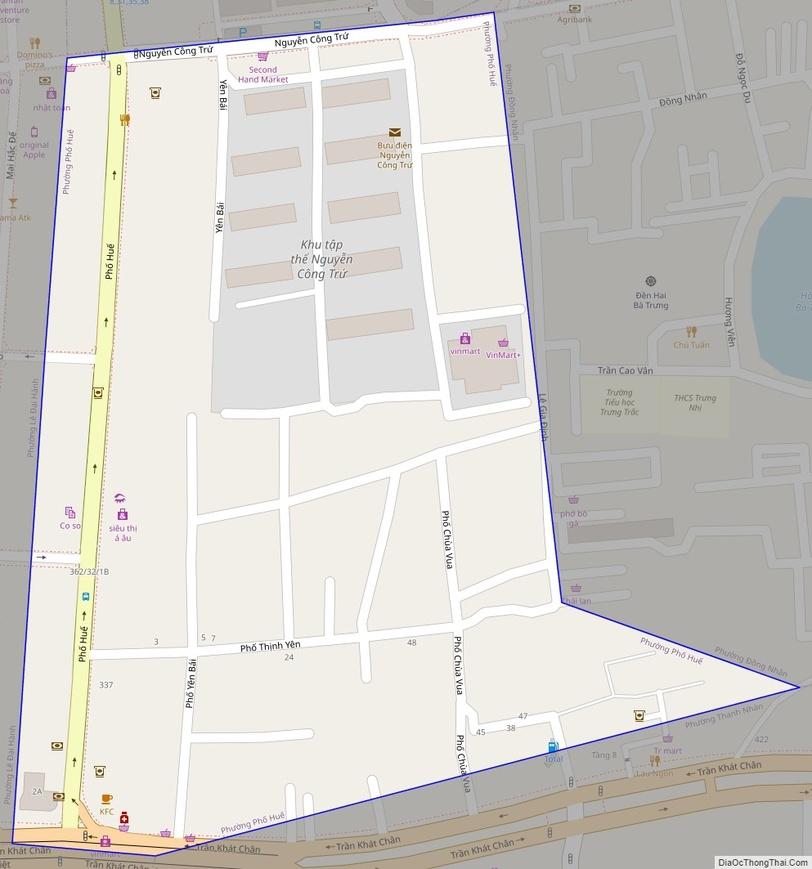
#> input picture images/phohue.jpg, 812 x 869 px, shrunk from 993 x 1063 before the run
$ python gradients.py
#> lines starting #> are read from the running program, lines starting #| are printed output that depends on the picture
# pylint:disable=no-member

import cv2 as cv
import numpy as np

# img = cv.imread("./images/phohue-map.png")
img = cv.imread("./images/phohue.jpg")
#> img is the input picture: shape (869, 812, 3); mean B, G, R 201.4, 206.3, 208.7
# cv.imshow("Park", img)

gray = cv.cvtColor(img, cv.COLOR_BGR2GRAY)
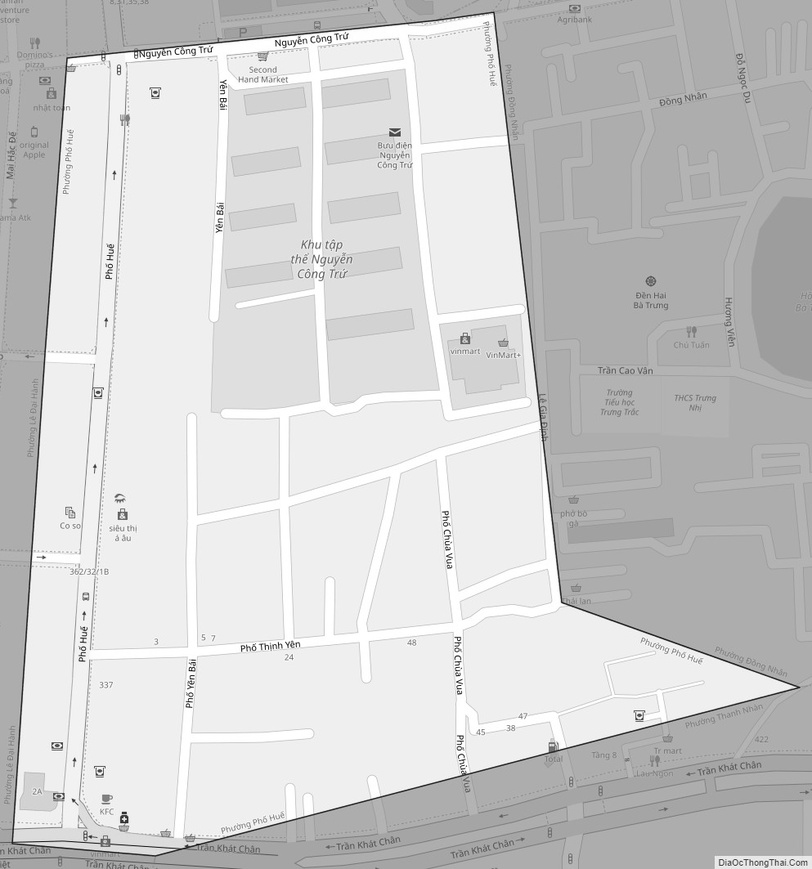
#> gray: shape (869, 812); min 13, max 255, mean 206.5
# [15 lines of commented-out code are left out]

canny = cv.Canny(gray, 150, 175)
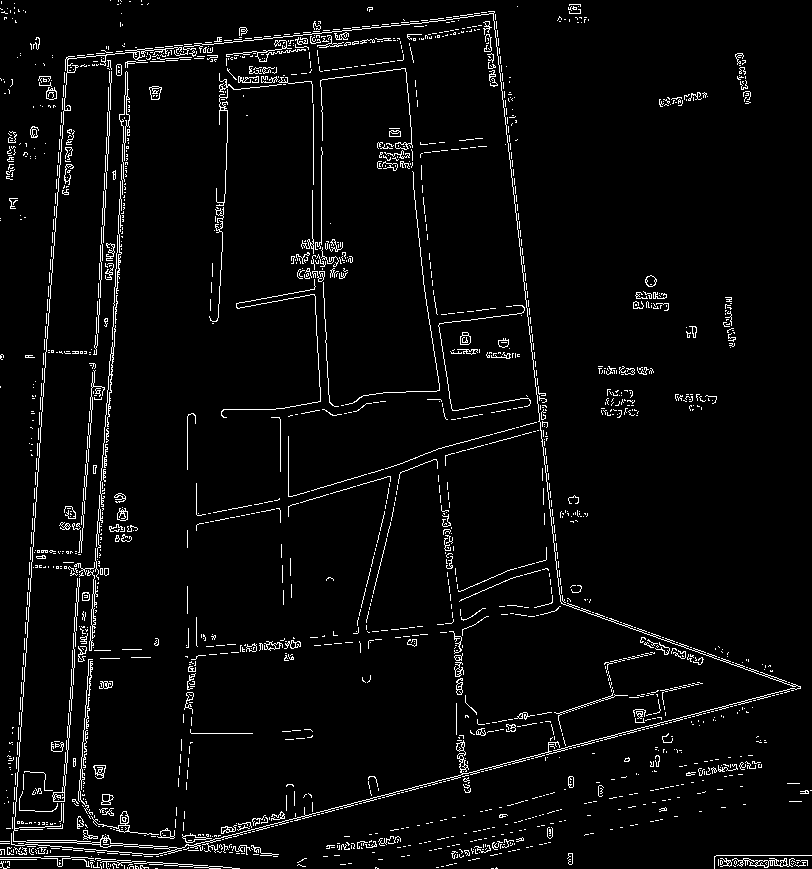
#> canny: shape (869, 812); 3.9% white in thin lines or dots
cv.imshow("Canny", canny)
cv.waitKey(0)

$ run again, with images/phohue-map.png saved as images/phohue.jpg
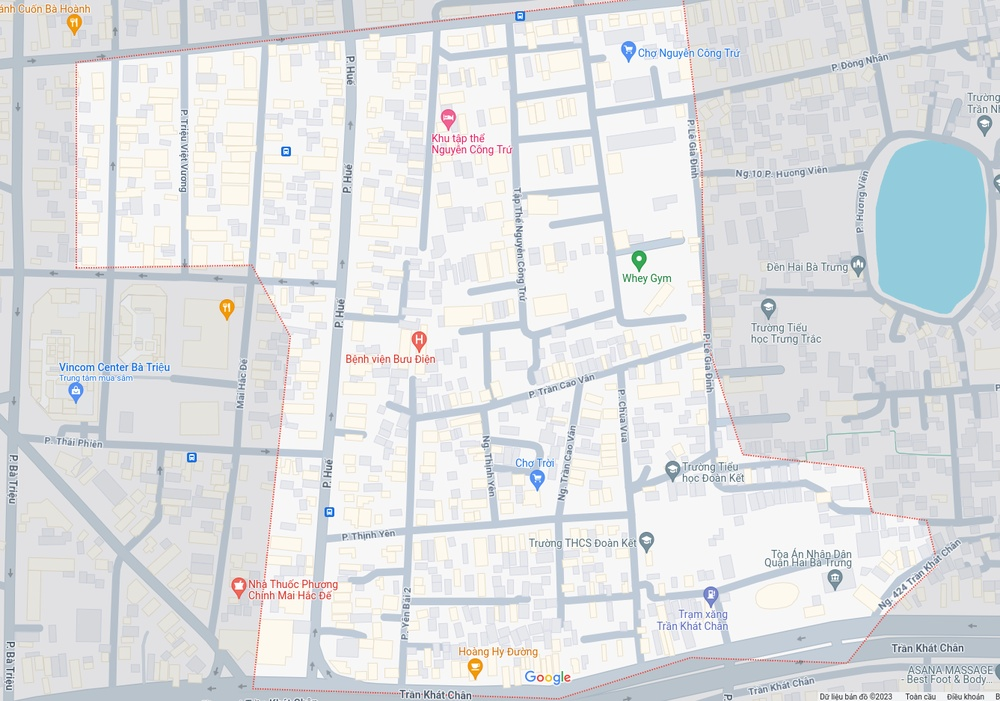
#> input picture images/phohue-map.png, 1000 x 701 px, shrunk from 1337 x 937 before the run
#> img is the input picture: shape (701, 1000, 3); mean B, G, R 226.7, 224.7, 222.5
#> `gray = cv.cvtColor(img, cv.COLOR_BGR2GRAY)`:
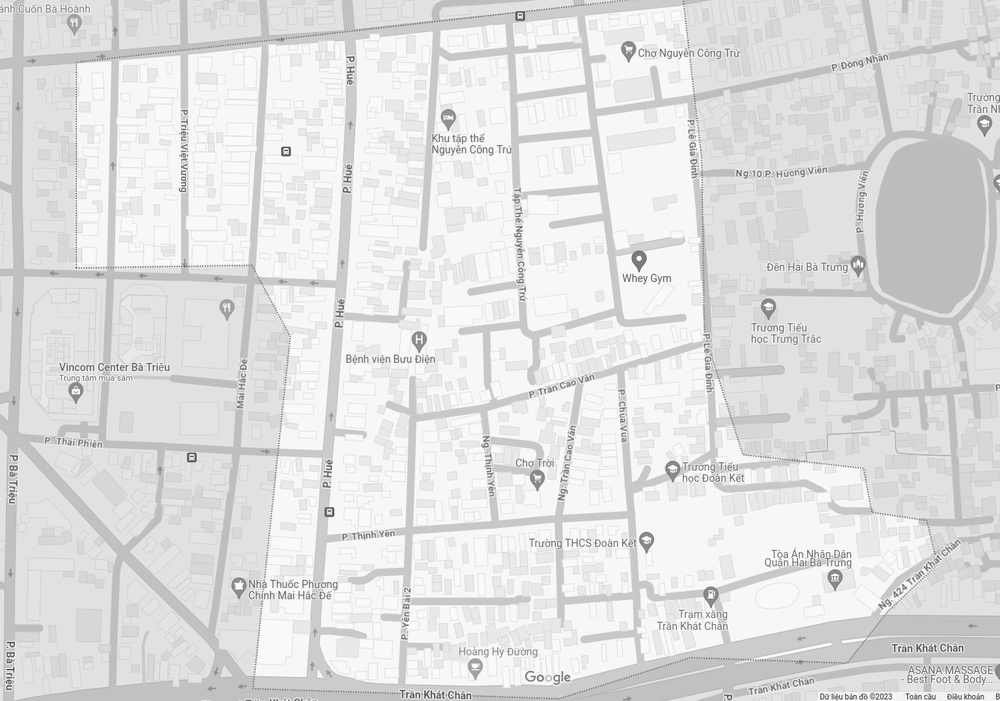
#> gray: shape (701, 1000); min 63, max 255, mean 224.2
#> `canny = cv.Canny(gray, 150, 175)`:
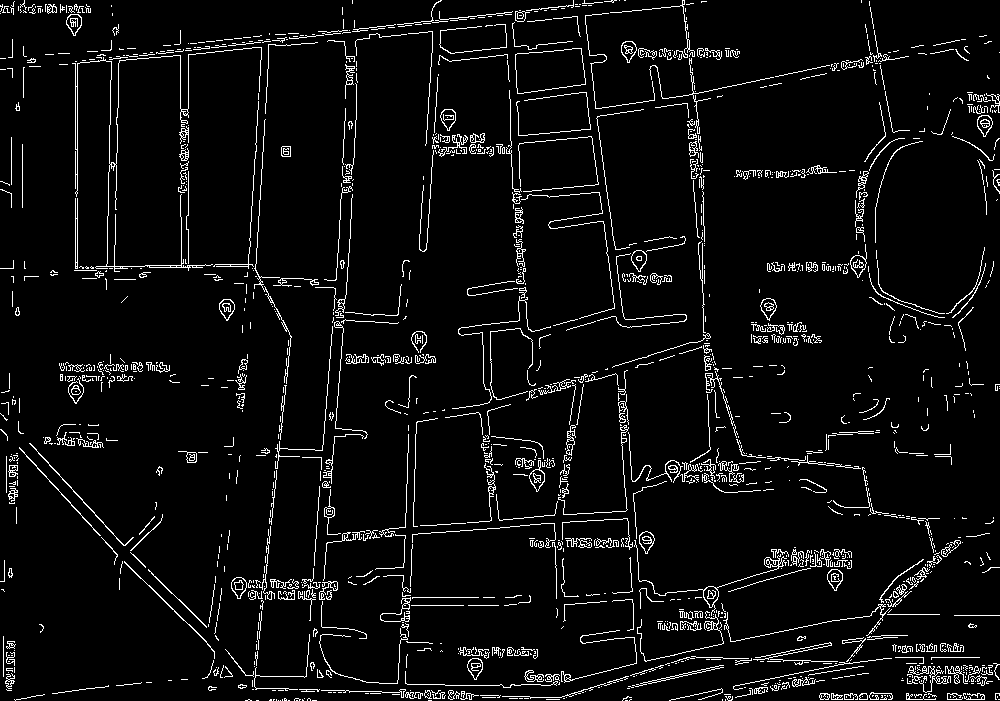
#> canny: shape (701, 1000); 5.3% white in thin lines or dots
